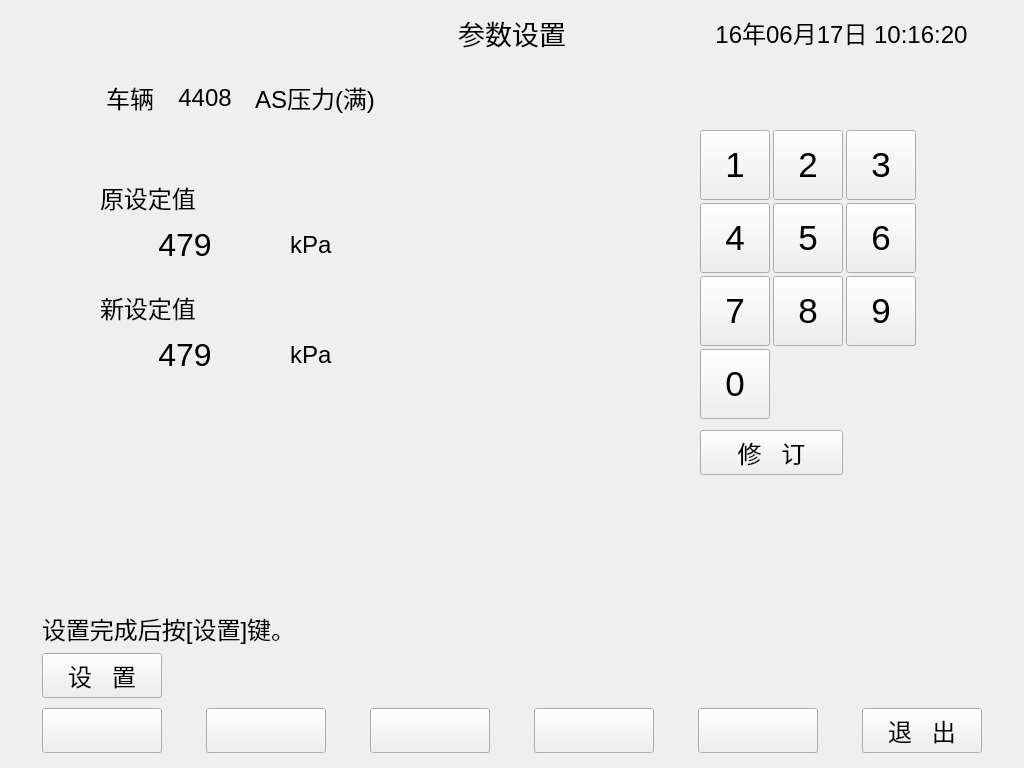
<?xml version="1.0" encoding="UTF-8"?>
<ui version="4.0">
 <class>setaspara</class>
 <widget class="QDialog" name="setaspara">
  <property name="geometry">
   <rect>
    <x>0</x>
    <y>0</y>
    <width>1024</width>
    <height>768</height>
   </rect>
  </property>
  <property name="windowTitle">
   <string>参数设置</string>
  </property>
  <widget class="QPushButton" name="buttontemp0">
   <property name="geometry">
    <rect>
     <x>42</x>
     <y>708</y>
     <width>120</width>
     <height>45</height>
    </rect>
   </property>
   <property name="font">
    <font>
     <pointsize>18</pointsize>
    </font>
   </property>
   <property name="focusPolicy">
    <enum>Qt::NoFocus</enum>
   </property>
   <property name="text">
    <string/>
   </property>
  </widget>
  <widget class="QLabel" name="labelmessage">
   <property name="geometry">
    <rect>
     <x>42</x>
     <y>608</y>
     <width>721</width>
     <height>40</height>
    </rect>
   </property>
   <property name="font">
    <font>
     <pointsize>18</pointsize>
    </font>
   </property>
   <property name="text">
    <string>设置完成后按[设置]键。</string>
   </property>
   <property name="alignment">
    <set>Qt::AlignLeading|Qt::AlignLeft|Qt::AlignVCenter</set>
   </property>
  </widget>
  <widget class="QPushButton" name="buttontemp2">
   <property name="geometry">
    <rect>
     <x>370</x>
     <y>708</y>
     <width>120</width>
     <height>45</height>
    </rect>
   </property>
   <property name="font">
    <font>
     <pointsize>18</pointsize>
    </font>
   </property>
   <property name="focusPolicy">
    <enum>Qt::NoFocus</enum>
   </property>
   <property name="text">
    <string/>
   </property>
  </widget>
  <widget class="QPushButton" name="buttonset">
   <property name="geometry">
    <rect>
     <x>42</x>
     <y>653</y>
     <width>120</width>
     <height>45</height>
    </rect>
   </property>
   <property name="font">
    <font>
     <pointsize>18</pointsize>
    </font>
   </property>
   <property name="focusPolicy">
    <enum>Qt::NoFocus</enum>
   </property>
   <property name="text">
    <string>设   置</string>
   </property>
  </widget>
  <widget class="QLabel" name="title_2">
   <property name="geometry">
    <rect>
     <x>355</x>
     <y>10</y>
     <width>314</width>
     <height>45</height>
    </rect>
   </property>
   <property name="sizePolicy">
    <sizepolicy hsizetype="Expanding" vsizetype="Expanding">
     <horstretch>0</horstretch>
     <verstretch>0</verstretch>
    </sizepolicy>
   </property>
   <property name="font">
    <font>
     <pointsize>20</pointsize>
    </font>
   </property>
   <property name="text">
    <string>参数设置</string>
   </property>
   <property name="alignment">
    <set>Qt::AlignCenter</set>
   </property>
  </widget>
  <widget class="QPushButton" name="buttontemp1">
   <property name="geometry">
    <rect>
     <x>206</x>
     <y>708</y>
     <width>120</width>
     <height>45</height>
    </rect>
   </property>
   <property name="font">
    <font>
     <pointsize>18</pointsize>
    </font>
   </property>
   <property name="focusPolicy">
    <enum>Qt::NoFocus</enum>
   </property>
   <property name="text">
    <string/>
   </property>
  </widget>
  <widget class="QLabel" name="title_3">
   <property name="geometry">
    <rect>
     <x>669</x>
     <y>10</y>
     <width>345</width>
     <height>45</height>
    </rect>
   </property>
   <property name="sizePolicy">
    <sizepolicy hsizetype="Expanding" vsizetype="Expanding">
     <horstretch>0</horstretch>
     <verstretch>0</verstretch>
    </sizepolicy>
   </property>
   <property name="font">
    <font>
     <pointsize>18</pointsize>
    </font>
   </property>
   <property name="text">
    <string>16年06月17日 10:16:20</string>
   </property>
   <property name="alignment">
    <set>Qt::AlignCenter</set>
   </property>
  </widget>
  <widget class="QPushButton" name="buttontemp3">
   <property name="geometry">
    <rect>
     <x>534</x>
     <y>708</y>
     <width>120</width>
     <height>45</height>
    </rect>
   </property>
   <property name="font">
    <font>
     <pointsize>18</pointsize>
    </font>
   </property>
   <property name="focusPolicy">
    <enum>Qt::NoFocus</enum>
   </property>
   <property name="text">
    <string/>
   </property>
  </widget>
  <widget class="QPushButton" name="buttonquit">
   <property name="geometry">
    <rect>
     <x>862</x>
     <y>708</y>
     <width>120</width>
     <height>45</height>
    </rect>
   </property>
   <property name="font">
    <font>
     <pointsize>18</pointsize>
    </font>
   </property>
   <property name="focusPolicy">
    <enum>Qt::NoFocus</enum>
   </property>
   <property name="text">
    <string>退   出</string>
   </property>
  </widget>
  <widget class="QPushButton" name="buttontemp4">
   <property name="geometry">
    <rect>
     <x>698</x>
     <y>708</y>
     <width>120</width>
     <height>45</height>
    </rect>
   </property>
   <property name="font">
    <font>
     <pointsize>18</pointsize>
    </font>
   </property>
   <property name="focusPolicy">
    <enum>Qt::NoFocus</enum>
   </property>
   <property name="text">
    <string/>
   </property>
  </widget>
  <widget class="QLabel" name="title">
   <property name="geometry">
    <rect>
     <x>10</x>
     <y>10</y>
     <width>345</width>
     <height>45</height>
    </rect>
   </property>
   <property name="sizePolicy">
    <sizepolicy hsizetype="Expanding" vsizetype="Expanding">
     <horstretch>0</horstretch>
     <verstretch>0</verstretch>
    </sizepolicy>
   </property>
   <property name="font">
    <font>
     <pointsize>18</pointsize>
    </font>
   </property>
   <property name="text">
    <string/>
   </property>
  </widget>
  <widget class="QLabel" name="labelbuttonarea">
   <property name="geometry">
    <rect>
     <x>10</x>
     <y>703</y>
     <width>1004</width>
     <height>55</height>
    </rect>
   </property>
   <property name="text">
    <string/>
   </property>
  </widget>
  <widget class="QLabel" name="label">
   <property name="geometry">
    <rect>
     <x>100</x>
     <y>80</y>
     <width>60</width>
     <height>35</height>
    </rect>
   </property>
   <property name="font">
    <font>
     <pointsize>18</pointsize>
    </font>
   </property>
   <property name="text">
    <string>车辆</string>
   </property>
   <property name="alignment">
    <set>Qt::AlignCenter</set>
   </property>
  </widget>
  <widget class="QLabel" name="labelcarId">
   <property name="geometry">
    <rect>
     <x>160</x>
     <y>80</y>
     <width>90</width>
     <height>35</height>
    </rect>
   </property>
   <property name="font">
    <font>
     <pointsize>18</pointsize>
    </font>
   </property>
   <property name="text">
    <string>4408</string>
   </property>
   <property name="alignment">
    <set>Qt::AlignCenter</set>
   </property>
  </widget>
  <widget class="QLabel" name="labelrevisetype">
   <property name="geometry">
    <rect>
     <x>250</x>
     <y>80</y>
     <width>130</width>
     <height>35</height>
    </rect>
   </property>
   <property name="font">
    <font>
     <pointsize>18</pointsize>
    </font>
   </property>
   <property name="text">
    <string>AS压力(满)</string>
   </property>
   <property name="alignment">
    <set>Qt::AlignCenter</set>
   </property>
  </widget>
  <widget class="QLabel" name="label_4">
   <property name="geometry">
    <rect>
     <x>100</x>
     <y>180</y>
     <width>120</width>
     <height>35</height>
    </rect>
   </property>
   <property name="font">
    <font>
     <pointsize>18</pointsize>
    </font>
   </property>
   <property name="text">
    <string>原设定值</string>
   </property>
   <property name="alignment">
    <set>Qt::AlignLeading|Qt::AlignLeft|Qt::AlignVCenter</set>
   </property>
  </widget>
  <widget class="QLabel" name="labeloldvalue">
   <property name="geometry">
    <rect>
     <x>100</x>
     <y>220</y>
     <width>170</width>
     <height>50</height>
    </rect>
   </property>
   <property name="font">
    <font>
     <pointsize>24</pointsize>
    </font>
   </property>
   <property name="text">
    <string>479</string>
   </property>
   <property name="alignment">
    <set>Qt::AlignCenter</set>
   </property>
  </widget>
  <widget class="QLabel" name="labelunit1">
   <property name="geometry">
    <rect>
     <x>290</x>
     <y>228</y>
     <width>70</width>
     <height>34</height>
    </rect>
   </property>
   <property name="font">
    <font>
     <pointsize>18</pointsize>
    </font>
   </property>
   <property name="text">
    <string>kPa</string>
   </property>
   <property name="alignment">
    <set>Qt::AlignLeading|Qt::AlignLeft|Qt::AlignVCenter</set>
   </property>
  </widget>
  <widget class="QLabel" name="labelunit2">
   <property name="geometry">
    <rect>
     <x>290</x>
     <y>338</y>
     <width>70</width>
     <height>34</height>
    </rect>
   </property>
   <property name="font">
    <font>
     <pointsize>18</pointsize>
    </font>
   </property>
   <property name="text">
    <string>kPa</string>
   </property>
   <property name="alignment">
    <set>Qt::AlignLeading|Qt::AlignLeft|Qt::AlignVCenter</set>
   </property>
  </widget>
  <widget class="QLabel" name="label_8">
   <property name="geometry">
    <rect>
     <x>100</x>
     <y>290</y>
     <width>120</width>
     <height>35</height>
    </rect>
   </property>
   <property name="font">
    <font>
     <pointsize>18</pointsize>
    </font>
   </property>
   <property name="text">
    <string>新设定值</string>
   </property>
   <property name="alignment">
    <set>Qt::AlignLeading|Qt::AlignLeft|Qt::AlignVCenter</set>
   </property>
  </widget>
  <widget class="QLabel" name="labelnewvalue">
   <property name="geometry">
    <rect>
     <x>100</x>
     <y>330</y>
     <width>170</width>
     <height>50</height>
    </rect>
   </property>
   <property name="font">
    <font>
     <pointsize>24</pointsize>
    </font>
   </property>
   <property name="text">
    <string>479</string>
   </property>
   <property name="alignment">
    <set>Qt::AlignCenter</set>
   </property>
  </widget>
  <widget class="QPushButton" name="pushButton_4">
   <property name="geometry">
    <rect>
     <x>700</x>
     <y>203</y>
     <width>70</width>
     <height>70</height>
    </rect>
   </property>
   <property name="font">
    <font>
     <pointsize>26</pointsize>
    </font>
   </property>
   <property name="focusPolicy">
    <enum>Qt::NoFocus</enum>
   </property>
   <property name="text">
    <string>4</string>
   </property>
  </widget>
  <widget class="QPushButton" name="pushButton_7">
   <property name="geometry">
    <rect>
     <x>700</x>
     <y>276</y>
     <width>70</width>
     <height>70</height>
    </rect>
   </property>
   <property name="font">
    <font>
     <pointsize>26</pointsize>
    </font>
   </property>
   <property name="focusPolicy">
    <enum>Qt::NoFocus</enum>
   </property>
   <property name="text">
    <string>7</string>
   </property>
  </widget>
  <widget class="QPushButton" name="pushButton_0">
   <property name="geometry">
    <rect>
     <x>700</x>
     <y>349</y>
     <width>70</width>
     <height>70</height>
    </rect>
   </property>
   <property name="font">
    <font>
     <pointsize>26</pointsize>
    </font>
   </property>
   <property name="focusPolicy">
    <enum>Qt::NoFocus</enum>
   </property>
   <property name="text">
    <string>0</string>
   </property>
  </widget>
  <widget class="QPushButton" name="pushButton_6">
   <property name="geometry">
    <rect>
     <x>846</x>
     <y>203</y>
     <width>70</width>
     <height>70</height>
    </rect>
   </property>
   <property name="font">
    <font>
     <pointsize>26</pointsize>
    </font>
   </property>
   <property name="focusPolicy">
    <enum>Qt::NoFocus</enum>
   </property>
   <property name="text">
    <string>6</string>
   </property>
  </widget>
  <widget class="QPushButton" name="pushButton_2">
   <property name="geometry">
    <rect>
     <x>773</x>
     <y>130</y>
     <width>70</width>
     <height>70</height>
    </rect>
   </property>
   <property name="font">
    <font>
     <pointsize>26</pointsize>
    </font>
   </property>
   <property name="focusPolicy">
    <enum>Qt::NoFocus</enum>
   </property>
   <property name="text">
    <string>2</string>
   </property>
  </widget>
  <widget class="QPushButton" name="pushButton_8">
   <property name="geometry">
    <rect>
     <x>773</x>
     <y>276</y>
     <width>70</width>
     <height>70</height>
    </rect>
   </property>
   <property name="font">
    <font>
     <pointsize>26</pointsize>
    </font>
   </property>
   <property name="focusPolicy">
    <enum>Qt::NoFocus</enum>
   </property>
   <property name="text">
    <string>8</string>
   </property>
  </widget>
  <widget class="QPushButton" name="pushButton_5">
   <property name="geometry">
    <rect>
     <x>773</x>
     <y>203</y>
     <width>70</width>
     <height>70</height>
    </rect>
   </property>
   <property name="font">
    <font>
     <pointsize>26</pointsize>
    </font>
   </property>
   <property name="focusPolicy">
    <enum>Qt::NoFocus</enum>
   </property>
   <property name="text">
    <string>5</string>
   </property>
  </widget>
  <widget class="QPushButton" name="pushButton_3">
   <property name="geometry">
    <rect>
     <x>846</x>
     <y>130</y>
     <width>70</width>
     <height>70</height>
    </rect>
   </property>
   <property name="font">
    <font>
     <pointsize>26</pointsize>
    </font>
   </property>
   <property name="focusPolicy">
    <enum>Qt::NoFocus</enum>
   </property>
   <property name="text">
    <string>3</string>
   </property>
  </widget>
  <widget class="QPushButton" name="pushButton_9">
   <property name="geometry">
    <rect>
     <x>846</x>
     <y>276</y>
     <width>70</width>
     <height>70</height>
    </rect>
   </property>
   <property name="font">
    <font>
     <pointsize>26</pointsize>
    </font>
   </property>
   <property name="focusPolicy">
    <enum>Qt::NoFocus</enum>
   </property>
   <property name="text">
    <string>9</string>
   </property>
  </widget>
  <widget class="QPushButton" name="pushButton_1">
   <property name="geometry">
    <rect>
     <x>700</x>
     <y>130</y>
     <width>70</width>
     <height>70</height>
    </rect>
   </property>
   <property name="font">
    <font>
     <pointsize>26</pointsize>
    </font>
   </property>
   <property name="focusPolicy">
    <enum>Qt::NoFocus</enum>
   </property>
   <property name="text">
    <string>1</string>
   </property>
  </widget>
  <widget class="QPushButton" name="buttonrevise">
   <property name="geometry">
    <rect>
     <x>700</x>
     <y>430</y>
     <width>143</width>
     <height>45</height>
    </rect>
   </property>
   <property name="font">
    <font>
     <pointsize>18</pointsize>
    </font>
   </property>
   <property name="focusPolicy">
    <enum>Qt::NoFocus</enum>
   </property>
   <property name="text">
    <string>修   订</string>
   </property>
  </widget>
  <zorder>labelbuttonarea</zorder>
  <zorder>buttontemp0</zorder>
  <zorder>labelmessage</zorder>
  <zorder>buttontemp2</zorder>
  <zorder>buttonset</zorder>
  <zorder>title_2</zorder>
  <zorder>buttontemp1</zorder>
  <zorder>title_3</zorder>
  <zorder>buttontemp3</zorder>
  <zorder>buttonquit</zorder>
  <zorder>buttontemp4</zorder>
  <zorder>title</zorder>
  <zorder>label</zorder>
  <zorder>labelcarId</zorder>
  <zorder>labelrevisetype</zorder>
  <zorder>label_4</zorder>
  <zorder>labeloldvalue</zorder>
  <zorder>labelunit1</zorder>
  <zorder>labelunit2</zorder>
  <zorder>label_8</zorder>
  <zorder>labelnewvalue</zorder>
  <zorder>pushButton_4</zorder>
  <zorder>pushButton_7</zorder>
  <zorder>pushButton_0</zorder>
  <zorder>pushButton_6</zorder>
  <zorder>pushButton_2</zorder>
  <zorder>pushButton_8</zorder>
  <zorder>pushButton_5</zorder>
  <zorder>pushButton_3</zorder>
  <zorder>pushButton_9</zorder>
  <zorder>pushButton_1</zorder>
  <zorder>buttonrevise</zorder>
 </widget>
 <resources/>
 <connections/>
</ui>
